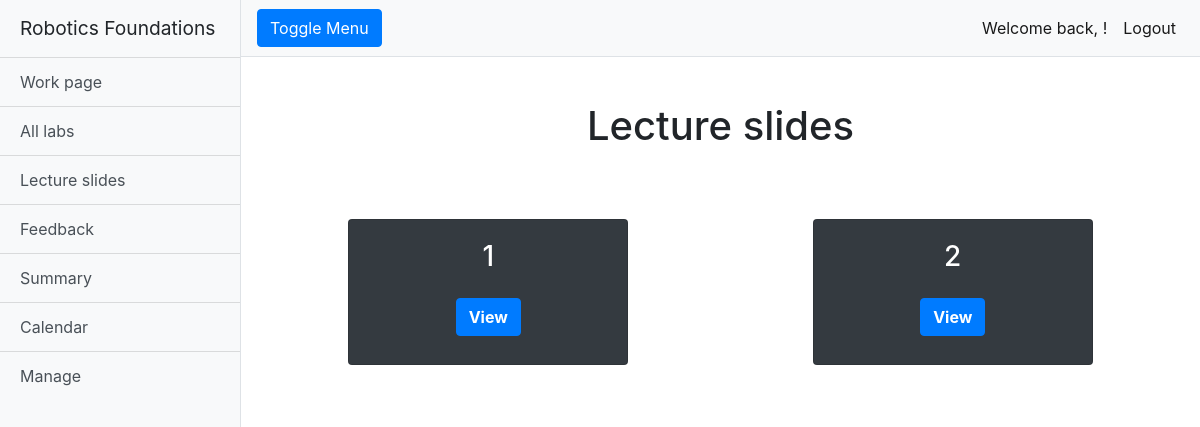
Page /rfwa/lectureslides/ (signed in) on the earlier database version.
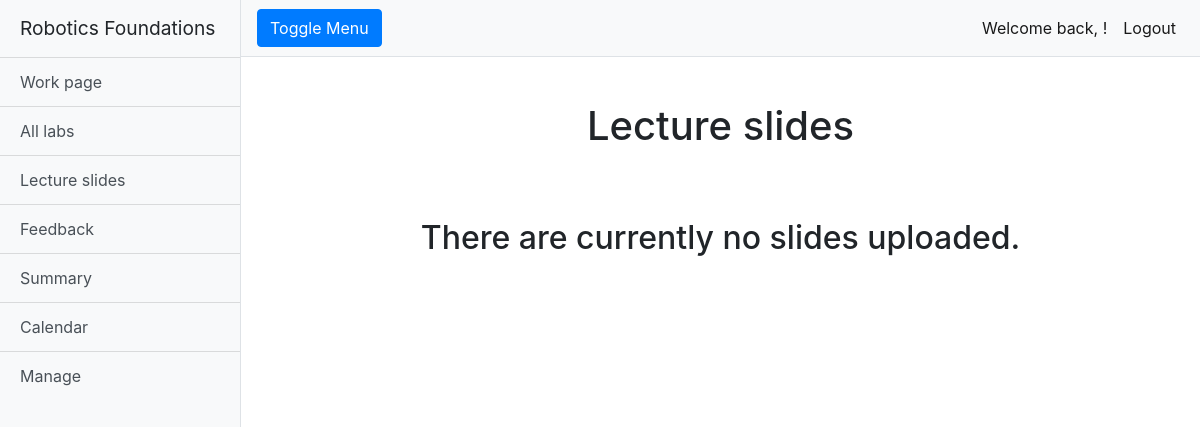
Same page on the later database version.
### rfwa/models.py (models this page shows, shortened)
class Slide(models.Model):
    name = models.CharField(max_length=128)
    lecture_Files = models.FileField(upload_to='slides/')
    slug = models.SlugField(primary_key=True, blank=True)

### rfwa/views.py (the view)
# urls.py: path('lectureslides/', views.lectureslides, name='lectureslides'),
@login_required
def lectureslides(request):
    slides = Slide.objects.order_by('name')
    return render(request, 'rfwa/lectureslides.html', {'slides': slides})

### templates/rfwa/lectureslides.html (shortened to what this page needs)
{% extends "rfwa/base.html" %}
{% block body_block %}
<div class="container-fluid">
  <h1 class="mt-4">Lecture slides</h1>
  {% if slides %}
  <div class="container-fluid mt-5">
    {% for slide in slides %}
    {% cycle 'row' '' as row silent %}
    {% if row %}
    <div class="row justify-content-around">
      {% endif %}
      <div class="col-sm-10 col-md-10 col-lg-4 mb-5">
        <div class="card bg-dark text-white mx-auto">
          <div class="card-body text-center">
            <h3 class="card-title">{{slide.name}}</h3>
            <div class="row pb-2 justify-content-around mt-4">
              <button class="btn btn-primary font-weight-bold" rel="noopener noreferrer"
                onclick=" window.open('../../media/{{slide.lecture_Files}}','_blank')">View</button>
            </div>
          </div>
        </div>
      </div>
      {% if not row %}
    </div>
    {% endif %}
    {% endfor %}
    {% else %}
    <h2 class="text-center mt-5">There are currently no slides uploaded.</h2>
    {% endif %}
  </div>
</div>
{% endblock %}

Differences in the rows shown:
removed Slide: name "1"
removed Slide: name "2"
Other differences:
text now shown: "There are currently no slides uploaded."
